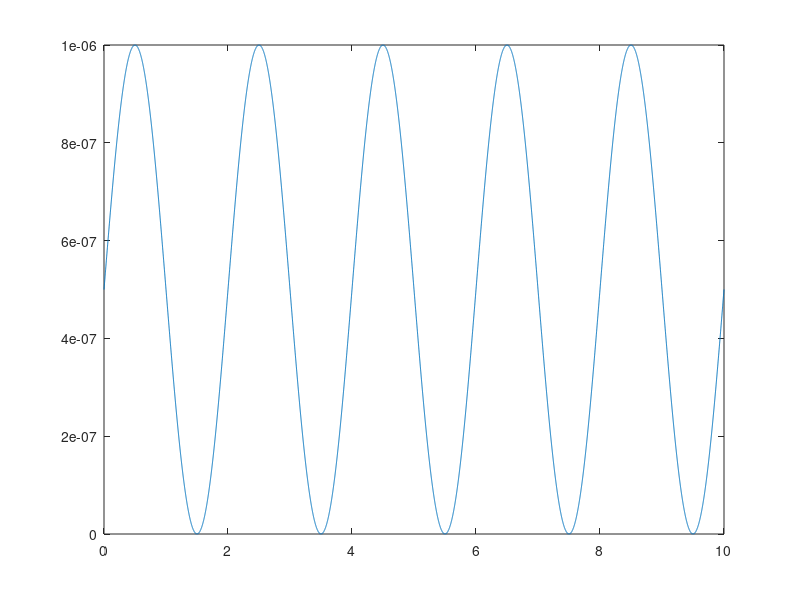

Write the MATLAB code that produced this figure. (Note: this script raises an error after producing the figure.)
clear all
close all

%% Initialize calcium
% This stuff is arbitrary for now. Where we define whatever calcium signal 
% we want to measure.

% Generates a sine wave for a calcium stimulus
tca = 0:0.001:10;
hz = 0.5;
camax = 1e-6;

ca = (sin(tca*hz*(2*pi)) + 1)/2 * camax;

figure(2)
plot(tca, ca)

%% Define parameters

% Ka = kon/koff
% Km = (kr + kcat)/kf

% Ka for CaM is ~ 10^6 (per K1 in (Park et al. 2007) and doi:10.1006/abio.2002.5661)
% Km for Tev is 0.065mM, Kcat for TEV is 0.3 1/s.

Ka_CaM = 1e6;
Km_TEV = 0.065e-3; % in M

k2 = 1e8; % arbitrary
k3 = k2 / Ka_CaM; % given k2 and K1 from the paper, this is k3
kcat = 0.3; % From lit
Ctrans = 5.4e-8; % M/s (i think) arbitrary, is a degradation/transit term. Assume 0th-order kinetics.

k = [k2, k3, Km_TEV, kcat, Ctrans];

%% Initialize, run ODE solver

% y = [[E], [EC], [I], [ECI], [A]]'

% Initial conditions
% y0 = [1e-6, 0, 1e-4, 0, 0]'; % concentrations in M
y0 = [1e-6, 0, 1e-4, 0]';
timeBounds = [0, max(tca)];

f = defineCaTEVOde(ca, k);

% ode23 is less accurate than ode45, but faster.
[T, Y] = ode45(f, timeBounds, y0);
% [T, Y] = ode23(f, timeBounds, y0);
% [T, Y] = ode113(f, timeBounds, y0);

%% Plot

labels = {'E', 'EC', 'I', 'A'};

figure(3)
subplot(size(Y,2)+1,1,1)
plot(T, ca(round(T*1000)+1))
title('Ca^{2+}')
for i = 1:size(Y,2)
    subplot(size(Y,2)+1,1,i+1)
    plot(T, Y(:,i))
    title(labels{i})
end